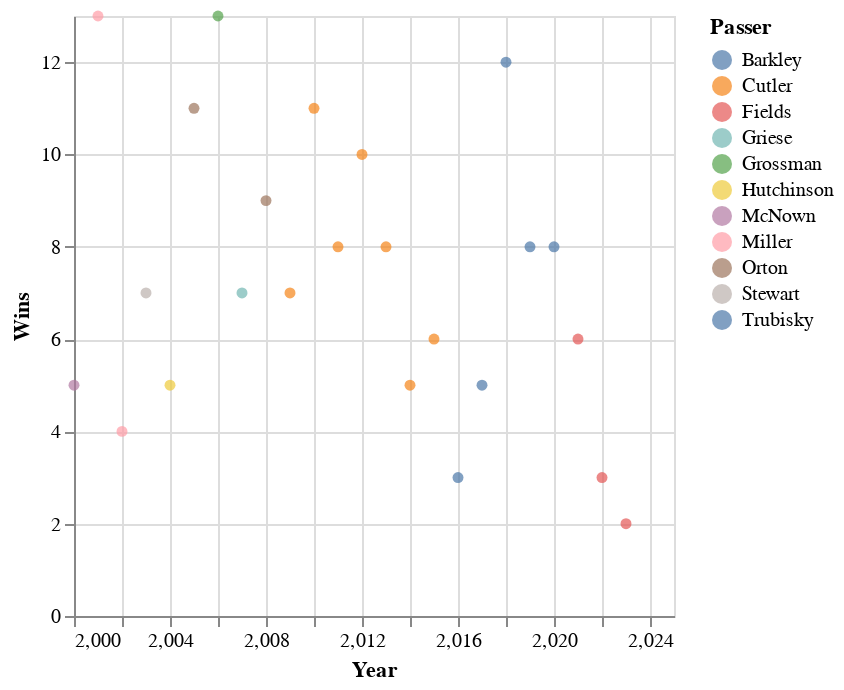

The cell this chart's notebook holds for it:
### Code cell
filtered_data_3 = data[(data['Year'] >= 2000) & (data['Year'] <= 2025)]

chart_3 = alt.Chart(filtered_data_3).mark_circle().encode(
    x=alt.X('Year:Q', scale=alt.Scale(domain=[2000, 2025]), title="Year"),
    y=alt.Y('W:Q', title="Wins"),
    color='Passer:N',
    tooltip=["W", "L", "Div. Finish", "Passer"]
)

chart_3

### Figure 1 — Vega-Lite specification as saved in the notebook (floating-point values rounded to 4 significant figures)
{"config": {"view": {"continuousWidth": 300, "continuousHeight": 300}}, "data": {"name": "data-bd9f10c57f2f121fdb10d3a257b1b010"}, "mark": {"type": "circle"}, "encoding": {"color": {"field": "Passer", "type": "nominal"}, "tooltip": [{"field": "W", "type": "quantitative"}, {"field": "L", "type": "quantitative"}, {"field": "Div. Finish", "type": "nominal"}, {"field": "Passer", "type": "nominal"}], "x": {"field": "Year", "scale": {"domain": [2000, 2025]}, "title": "Year", "type": "quantitative"}, "y": {"field": "W", "title": "Wins", "type": "quantitative"}}, "$schema": "https://vega.github.io/schema/vega-lite/v5.15.1.json", "datasets": {"data-bd9f10c57f2f121fdb10d3a257b1b010": [{"Year": 2023, "Lg": "NFL", "Tm": "Chicago Bears", "W": 2, "L": 6, "T": 0, "Div. Finish": "4th of 4", "Playoffs": null, "PF": 171, "PA": 218, "PD": -47, "Coaches": "Eberflus", "AV": null, "Passer": "Fields", "Rusher": "Herbert", "Receiver": "Moore", "Pts_Off": 17, "Yds_Off": 19, "Pts_Def": 28, "Yds_Def": 23, "T/G": 25, "Pts±": 25, "Yds±": 18, "out of": 32, "MoV": -5.9, "SoS": -3.9, "SRS": -9.8, "OSRS": -1.6, "DSRS": -8.2}, {"Year": 2022, "Lg": "NFL", "Tm": "Chicago Bears", "W": 3, "L": 14, "T": 0, "Div. Finish": "4th of 4", "Playoffs": null, "PF": 326, "PA": 463, "PD": -137, "Coaches": "Eberflus", "AV": "Fields", "Passer": "Fields", "Rusher": "Fields", "Receiver": "Kmet", "Pts_Off": 23, "Yds_Off": 28, "Pts_Def": 32, "Yds_Def": 29, "T/G": 20, "Pts±": 31, "Yds±": 31, "out of": 32, "MoV": -8.1, "SoS": 1.6, "SRS": -6.4, "OSRS": -2.5, "DSRS": -4.0}, {"Year": 2021, "Lg": "NFL", "Tm": "Chicago Bears", "W": 6, "L": 11, "T": 0, "Div. Finish": "3rd of 4", "Playoffs": null, "PF": 311, "PA": 407, "PD": -96, "Coaches": "Nagy", "AV": "Smith", "Passer": "Fields", "Rusher": "Montgomery", "Receiver": "Mooney", "Pts_Off": 27, "Yds_Off": 24, "Pts_Def": 22, "Yds_Def": 6, "T/G": 29, "Pts±": 24, "Yds±": 20, "out of": 32, "MoV": -5.6, "SoS": 0.5, "SRS": -5.2, "OSRS": -4.9, "DSRS": -0.3}, {"Year": 2020, "Lg": "NFL", "Tm": "Chicago Bears*", "W": 8, "L": 8, "T": 0, "Div. Finish": "2nd of 4", "Playoffs": "Lost WC", "PF": 372, "PA": 370, "PD": 2, "Coaches": "Nagy", "AV": "Smith", "Passer": "Trubisky", "Rusher": "Montgomery", "Receiver": "Robinson", "Pts_Off": 22, "Yds_Off": 26, "Pts_Def": 14, "Yds_Def": 11, "T/G": 23, "Pts±": 15, "Yds±": 20, "out of": 32, "MoV": 0.1, "SoS": 0.1, "SRS": 0.2, "OSRS": -2.2, "DSRS": 2.4}, {"Year": 2019, "Lg": "NFL", "Tm": "Chicago Bears", "W": 8, "L": 8, "T": 0, "Div. Finish": "3rd of 4", "Playoffs": null, "PF": 280, "PA": 298, "PD": -18, "Coaches": "Nagy", "AV": "Mack", "Passer": "Trubisky", "Rusher": "Montgomery", "Receiver": "Robinson", "Pts_Off": 29, "Yds_Off": 29, "Pts_Def": 4, "Yds_Def": 8, "T/G": 15, "Pts±": 19, "Yds±": 21, "out of": 32, "MoV": -1.1, "SoS": 0.2, "SRS": -0.9, "OSRS": -5.4, "DSRS": 4.5}, {"Year": 2018, "Lg": "NFL", "Tm": "Chicago Bears*", "W": 12, "L": 4, "T": 0, "Div. Finish": "1st of 4", "Playoffs": "Lost WC", "PF": 421, "PA": 283, "PD": 138, "Coaches": "Nagy", "AV": "Mack", "Passer": "Trubisky", "Rusher": "Howard", "Receiver": "Robinson", "Pts_Off": 9, "Yds_Off": 21, "Pts_Def": 1, "Yds_Def": 3, "T/G": 3, "Pts±": 4, "Yds±": 5, "out of": 32, "MoV": 8.6, "SoS": -2.3, "SRS": 6.3, "OSRS": 1.5, "DSRS": 4.8}, {"Year": 2017, "Lg": "NFL", "Tm": "Chicago Bears", "W": 5, "L": 11, "T": 0, "Div. Finish": "4th of 4", "Playoffs": null, "PF": 264, "PA": 320, "PD": -56, "Coaches": "Fox", "AV": "Hicks", "Passer": "Trubisky", "Rusher": "Howard", "Receiver": "Wright", "Pts_Off": 29, "Yds_Off": 30, "Pts_Def": 9, "Yds_Def": 10, "T/G": 15, "Pts±": 20, "Yds±": 26, "out of": 32, "MoV": -3.5, "SoS": 2.2, "SRS": -1.3, "OSRS": -4.6, "DSRS": 3.3}, {"Year": 2016, "Lg": "NFL", "Tm": "Chicago Bears", "W": 3, "L": 13, "T": 0, "Div. Finish": "4th of 4", "Playoffs": null, "PF": 279, "PA": 399, "PD": -120, "Coaches": "Fox", "AV": "Howard", "Passer": "Barkley", "Rusher": "Howard", "Receiver": "Meredith", "Pts_Off": 28, "Yds_Off": 15, "Pts_Def": 24, "Yds_Def": 15, "T/G": 31, "Pts±": 28, "Yds±": 12, "out of": 32, "MoV": -7.5, "SoS": 0.0, "SRS": -7.5, "OSRS": -5.2, "DSRS": -2.3}, {"Year": 2015, "Lg": "NFL", "Tm": "Chicago Bears", "W": 6, "L": 10, "T": 0, "Div. Finish": "4th of 4", "Playoffs": null, "PF": 335, "PA": 397, "PD": -62, "Coaches": "Fox", "AV": "Cutler", "Passer": "Cutler", "Rusher": "Forte", "Receiver": "Jeffery", "Pts_Off": 23, "Yds_Off": 21, "Pts_Def": 20, "Yds_Def": 14, "T/G": 19, "Pts±": 21, "Yds±": 16, "out of": 32, "MoV": -3.9, "SoS": 2.6, "SRS": -1.3, "OSRS": -0.1, "DSRS": -1.2}, {"Year": 2014, "Lg": "NFL", "Tm": "Chicago Bears", "W": 5, "L": 11, "T": 0, "Div. Finish": "4th of 4", "Playoffs": null, "PF": 319, "PA": 442, "PD": -123, "Coaches": "Trestman", "AV": "Forte", "Passer": "Cutler", "Rusher": "Forte", "Receiver": "Jeffery", "Pts_Off": 23, "Yds_Off": 21, "Pts_Def": 31, "Yds_Def": 30, "T/G": 22, "Pts±": 27, "Yds±": 28, "out of": 32, "MoV": -7.7, "SoS": 1.0, "SRS": -6.7, "OSRS": -2.0, "DSRS": -4.7}, {"Year": 2013, "Lg": "NFL", "Tm": "Chicago Bears", "W": 8, "L": 8, "T": 0, "Div. Finish": "2nd of 4", "Playoffs": null, "PF": 445, "PA": 478, "PD": -33, "Coaches": "Trestman", "AV": "Forte", "Passer": "Cutler", "Rusher": "Forte", "Receiver": "Jeffery", "Pts_Off": 2, "Yds_Off": 8, "Pts_Def": 30, "Yds_Def": 30, "T/G": 11, "Pts±": 21, "Yds±": 19, "out of": 32, "MoV": -2.1, "SoS": -2.1, "SRS": -4.1, "OSRS": 3.0, "DSRS": -7.1}, {"Year": 2012, "Lg": "NFL", "Tm": "Chicago Bears", "W": 10, "L": 6, "T": 0, "Div. Finish": "3rd of 4", "Playoffs": null, "PF": 375, "PA": 277, "PD": 98, "Coaches": "Smith", "AV": "Tillman", "Passer": "Cutler", "Rusher": "Forte", "Receiver": "Marshall", "Pts_Off": 16, "Yds_Off": 28, "Pts_Def": 3, "Yds_Def": 5, "T/G": 2, "Pts±": 6, "Yds±": 16, "out of": 32, "MoV": 6.1, "SoS": 0.8, "SRS": 6.9, "OSRS": 1.0, "DSRS": 6.0}, {"Year": 2011, "Lg": "NFL", "Tm": "Chicago Bears", "W": 8, "L": 8, "T": 0, "Div. Finish": "3rd of 4", "Playoffs": null, "PF": 353, "PA": 341, "PD": 12, "Coaches": "Smith", "AV": "Peppers", "Passer": "Cutler", "Rusher": "Forte", "Receiver": "Knox", "Pts_Off": 17, "Yds_Off": 24, "Pts_Def": 14, "Yds_Def": 17, "T/G": 11, "Pts±": 16, "Yds±": 26, "out of": 32, "MoV": 0.8, "SoS": 0.9, "SRS": 1.7, "OSRS": -1.5, "DSRS": 3.1}, {"Year": 2010, "Lg": "NFL", "Tm": "Chicago Bears*", "W": 11, "L": 5, "T": 0, "Div. Finish": "1st of 4", "Playoffs": "Lost Conf", "PF": 334, "PA": 286, "PD": 48, "Coaches": "Smith", "AV": "Peppers", "Passer": "Cutler", "Rusher": "Forte", "Receiver": "Knox", "Pts_Off": 21, "Yds_Off": 30, "Pts_Def": 4, "Yds_Def": 9, "T/G": 11, "Pts±": 10, "Yds±": 22, "out of": 32, "MoV": 3.0, "SoS": 1.1, "SRS": 4.1, "OSRS": -0.6, "DSRS": 4.7}, {"Year": 2009, "Lg": "NFL", "Tm": "Chicago Bears", "W": 7, "L": 9, "T": 0, "Div. Finish": "3rd of 4", "Playoffs": null, "PF": 327, "PA": 375, "PD": -48, "Coaches": "Smith", "AV": "Cutler", "Passer": "Cutler", "Rusher": "Forte", "Receiver": "Hester", "Pts_Off": 19, "Yds_Off": 23, "Pts_Def": 21, "Yds_Def": 17, "T/G": 23, "Pts±": 21, "Yds±": 23, "out of": 32, "MoV": -3.0, "SoS": -0.9, "SRS": -3.9, "OSRS": -1.9, "DSRS": -2.0}, {"Year": 2008, "Lg": "NFL", "Tm": "Chicago Bears", "W": 9, "L": 7, "T": 0, "Div. Finish": "2nd of 4", "Playoffs": null, "PF": 375, "PA": 350, "PD": 25, "Coaches": "Smith", "AV": "Briggs", "Passer": "Orton", "Rusher": "Forte", "Receiver": "Hester", "Pts_Off": 14, "Yds_Off": 26, "Pts_Def": 16, "Yds_Def": 21, "T/G": 8, "Pts±": 17, "Yds±": 25, "out of": 32, "MoV": 1.6, "SoS": 0.5, "SRS": 2.1, "OSRS": 1.1, "DSRS": 1.0}, {"Year": 2007, "Lg": "NFL", "Tm": "Chicago Bears", "W": 7, "L": 9, "T": 0, "Div. Finish": "4th of 4", "Playoffs": null, "PF": 334, "PA": 348, "PD": -14, "Coaches": "Smith", "AV": "Urlacher", "Passer": "Griese", "Rusher": "Benson", "Receiver": "Berrian", "Pts_Off": 18, "Yds_Off": 27, "Pts_Def": 16, "Yds_Def": 28, "T/G": 17, "Pts±": 20, "Yds±": 30, "out of": 32, "MoV": -0.9, "SoS": 2.1, "SRS": 1.2, "OSRS": -0.2, "DSRS": 1.4}, {"Year": 2006, "Lg": "NFL", "Tm": "Chicago Bears*", "W": 13, "L": 3, "T": 0, "Div. Finish": "1st of 4", "Playoffs": "Lost SB", "PF": 427, "PA": 255, "PD": 172, "Coaches": "Smith", "AV": "Urlacher", "Passer": "Grossman", "Rusher": "Jones", "Receiver": "Muhammad", "Pts_Off": 2, "Yds_Off": 15, "Pts_Def": 3, "Yds_Def": 5, "T/G": 4, "Pts±": 2, "Yds±": 10, "out of": 32, "MoV": 10.8, "SoS": -2.9, "SRS": 7.9, "OSRS": 4.9, "DSRS": 3.0}, {"Year": 2005, "Lg": "NFL", "Tm": "Chicago Bears*", "W": 11, "L": 5, "T": 0, "Div. Finish": "1st of 4", "Playoffs": "Lost Div", "PF": 260, "PA": 202, "PD": 58, "Coaches": "Smith", "AV": "Briggs", "Passer": "Orton", "Rusher": "Jones", "Receiver": "Muhammad", "Pts_Off": 26, "Yds_Off": 29, "Pts_Def": 1, "Yds_Def": 2, "T/G": 11, "Pts±": 12, "Yds±": 25, "out of": 32, "MoV": 3.6, "SoS": -2.2, "SRS": 1.4, "OSRS": -5.2, "DSRS": 6.6}, {"Year": 2004, "Lg": "NFL", "Tm": "Chicago Bears", "W": 5, "L": 11, "T": 0, "Div. Finish": "4th of 4", "Playoffs": null, "PF": 231, "PA": 331, "PD": -100, "Coaches": "Smith", "AV": "Briggs", "Passer": "Hutchinson", "Rusher": "Jones", "Receiver": "Terrell", "Pts_Off": 32, "Yds_Off": 32, "Pts_Def": 13, "Yds_Def": 21, "T/G": 23, "Pts±": 28, "Yds±": 32, "out of": 32, "MoV": -6.3, "SoS": -2.0, "SRS": -8.2, "OSRS": -8.5, "DSRS": 0.3}, {"Year": 2003, "Lg": "NFL", "Tm": "Chicago Bears", "W": 7, "L": 9, "T": 0, "Div. Finish": "3rd of 4", "Playoffs": null, "PF": 283, "PA": 346, "PD": -63, "Coaches": "Jauron", "AV": "Azumah", "Passer": "Stewart", "Rusher": "Thomas", "Receiver": "Booker", "Pts_Off": 23, "Yds_Off": 28, "Pts_Def": 22, "Yds_Def": 14, "T/G": 27, "Pts±": 23, "Yds±": 26, "out of": 32, "MoV": -3.9, "SoS": 0.4, "SRS": -3.5, "OSRS": -4.2, "DSRS": 0.7}, {"Year": 2002, "Lg": "NFL", "Tm": "Chicago Bears", "W": 4, "L": 12, "T": 0, "Div. Finish": "3rd of 4", "Playoffs": null, "PF": 281, "PA": 379, "PD": -98, "Coaches": "Jauron", "AV": "Urlacher", "Passer": "Miller", "Rusher": "Thomas", "Receiver": "Booker", "Pts_Off": 27, "Yds_Off": 29, "Pts_Def": 25, "Yds_Def": 25, "T/G": 23, "Pts±": 27, "Yds±": 29, "out of": 32, "MoV": -6.1, "SoS": 0.9, "SRS": -5.3, "OSRS": -4.4, "DSRS": -0.9}, {"Year": 2001, "Lg": "NFL", "Tm": "Chicago Bears*", "W": 13, "L": 3, "T": 0, "Div. Finish": "1st of 5", "Playoffs": "Lost Div", "PF": 338, "PA": 203, "PD": 135, "Coaches": "Jauron", "AV": "Urlacher", "Passer": "Miller", "Rusher": "Thomas", "Receiver": "Booker", "Pts_Off": 11, "Yds_Off": 26, "Pts_Def": 1, "Yds_Def": 15, "T/G": 4, "Pts±": 3, "Yds±": 21, "out of": 31, "MoV": 8.4, "SoS": -0.5, "SRS": 7.9, "OSRS": 0.9, "DSRS": 7.1}, {"Year": 2000, "Lg": "NFL", "Tm": "Chicago Bears", "W": 5, "L": 11, "T": 0, "Div. Finish": "5th of 5", "Playoffs": null, "PF": 216, "PA": 355, "PD": -139, "Coaches": "Jauron", "AV": "Urlacher", "Passer": "McNown", "Rusher": "Allen", "Receiver": "Robinson", "Pts_Off": 28, "Yds_Off": 23, "Pts_Def": 20, "Yds_Def": 16, "T/G": 23, "Pts±": 26, "Yds±": 23, "out of": 31, "MoV": -8.7, "SoS": 2.4, "SRS": -6.3, "OSRS": -6.4, "DSRS": 0.1}]}}
